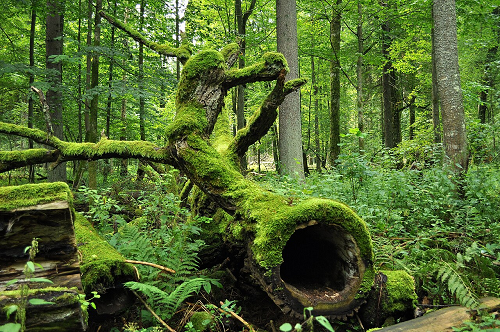
#> input picture module 7/lecture 1/Sample.png, 500 x 332 px
$ python edge_sketcher.py '../lecture 1/Sample.png'
#> lines starting #> are read from the running program, lines starting #| are printed output that depends on the picture
#> in main, img is the input picture: shape (332, 500, 3); mean B, G, R 47.1, 105.1, 81.6
#| Input shape : (332, 500, 3)
"""
edge_sketcher.py
----------------
Module 7 · Lecture 7.2 · Mastering the OpenCV Toolbox
Hands-on: The Edge Sketcher

Turn any photograph into a pencil-sketch image using a five-step classical
OpenCV pipeline:
    1. Convert to grayscale
    2. Invert the grayscale
    3. Apply a Gaussian blur to the inverted image
    4. Invert the blurred image again
    5. Blend back with the original grayscale using a color-dodge (cv2.divide)

A Canny edge map is also produced alongside the sketch, so the room can compare
a "soft" artistic edge response (the sketch) with a "hard" binary one (Canny).

No neural network. No GPU. Runs in milliseconds on any laptop.

Usage:
    python edge_sketcher.py path/to/photo.jpg
    python edge_sketcher.py path/to/portrait.jpg --outdir ./sketch_out --kernel 21

This writes five PNGs into the output directory so you can walk through the
pipeline one stage at a time:
    1_gray.png  2_inverted.png  3_blurred.png  4_sketch.png  5_canny.png

If no path is given, a sample image is downloaded so you can verify the install.
"""

import os
import argparse
from pathlib import Path
from urllib.request import urlretrieve

import cv2
import numpy as np


SAMPLE_URL = "https://ultralytics.com/images/zidane.jpg"


def ensure_sample(local_path: str = "zidane.jpg") -> str:
    if os.path.exists(local_path):
        return local_path
    print(f"Downloading sample image -> {local_path}")
    urlretrieve(SAMPLE_URL, local_path)
    return local_path


def pencil_sketch_stages(
    img_bgr: np.ndarray,
    kernel_size: int = 21,
    scale: float = 256.0,
    canny_lo: int = 50,
    canny_hi: int = 150,
) -> dict:
    """
    Run the pipeline and return EVERY intermediate stage, not just the result.

    This is the teaching version: it keeps each stage so you can save and
    inspect them. pencil_sketch() below is the thin "just give me the result"
    wrapper around it.

    Args:
        img_bgr: Input image in OpenCV's BGR format.
        kernel_size: Gaussian blur kernel. MUST be odd. Larger -> softer, more
                     impressionistic sketch. Smaller -> tighter, more detailed.
        scale: Divide scale. Higher -> brighter sketch. Lower -> darker.
        canny_lo: Lower Canny hysteresis threshold.
        canny_hi: Upper Canny hysteresis threshold.

    Returns:
        An ordered dict mapping stage name -> single-channel image:
            "gray", "inverted", "blurred", "sketch", "canny"
    """
#> called with kernel_size = 21, scale = 256, canny_lo = 50, canny_hi = 150
    if kernel_size % 2 == 0:
        raise ValueError(
            f"Gaussian kernel must be ODD. Got {kernel_size}. "
            "This is OpenCV's most common gotcha - every filter needs a defined center pixel."
        )

    # Step 1: grayscale — edges live in intensity, not color.
    gray = cv2.cvtColor(img_bgr, cv2.COLOR_BGR2GRAY)
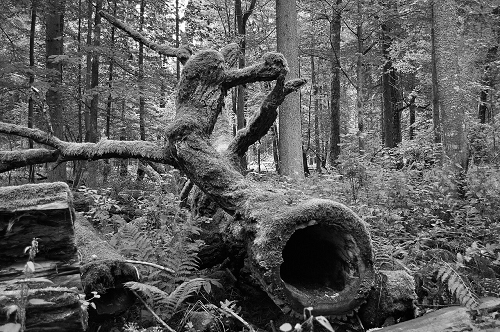
#> gray: shape (332, 500); min 0, max 255, mean 91.5

    # Step 2: invert — dark becomes light, light becomes dark.
    inverted = 255 - gray
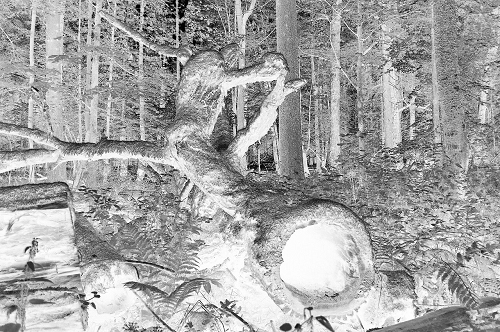
#> inverted: shape (332, 500); min 0, max 255, mean 163.5

    # Step 3: blur the inverted image. Kernel size controls "softness".
    blurred = cv2.GaussianBlur(inverted, (kernel_size, kernel_size), sigmaX=0)
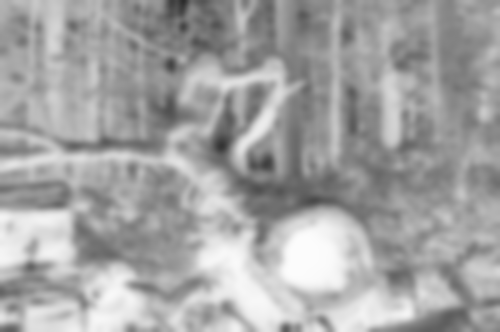
#> blurred: shape (332, 500); min 44, max 252, mean 163.5
    # blurred = cv2.medianBlur(inverted, 21)

    # Step 4: invert again so the blur acts as a "shadow map".
    inverted_blur = 255 - blurred
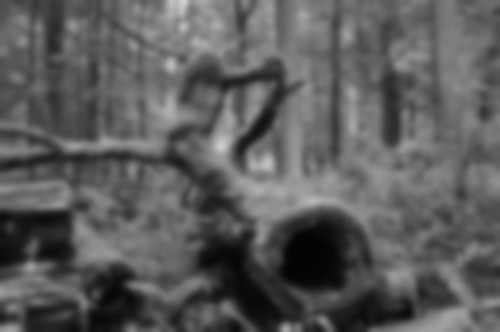
#> inverted_blur: shape (332, 500); min 3, max 211, mean 91.5

    # Step 5: color dodge — sketch = gray / inverted_blur * 256
    # cv2.divide handles uint8 saturation correctly.
    sketch = cv2.divide(gray, inverted_blur, scale=scale)
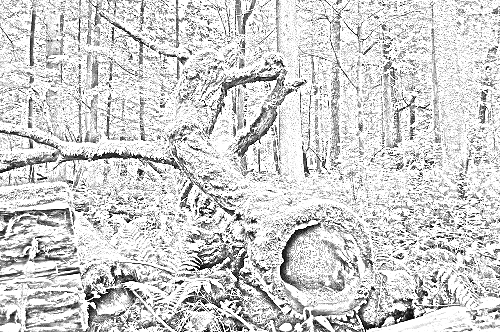
#> sketch: shape (332, 500); min 0, max 255, mean 208.1

    # Bonus: a classic Canny edge map for side-by-side comparison.
    # Canny runs on the plain grayscale and returns a binary (0/255) edge image.
    canny = cv2.Canny(gray, canny_lo, canny_hi)
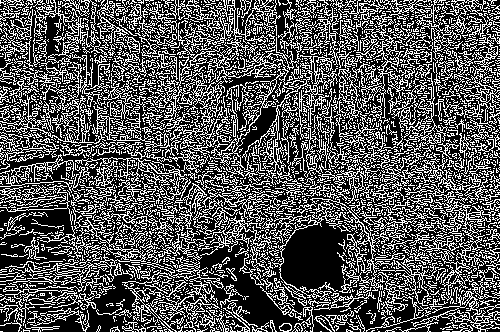
#> canny: shape (332, 500); 33.7% white in thin lines or dots

    return {
        "gray": gray,
        "inverted": inverted,
        "blurred": blurred,
        "sketch": sketch,
        "canny": canny,
    }


def pencil_sketch(
    img_bgr: np.ndarray, kernel_size: int = 21, scale: float = 256.0
) -> np.ndarray:
    """
    Convenience wrapper: run the pipeline and return ONLY the final
    single-channel pencil-sketch image, same H/W as the input.
    """
    return pencil_sketch_stages(img_bgr, kernel_size=kernel_size, scale=scale)["sketch"]


# Stage name -> output filename, in the order students should open them.
STAGE_FILENAMES = {
    "gray": "1_gray.png",
    "inverted": "2_inverted.png",
    "blurred": "3_blurred.png",
    "sketch": "4_sketch.png",
    "canny": "5_canny.png",
}


def main():
    parser = argparse.ArgumentParser(description="Classical OpenCV pencil sketch generator.")
    parser.add_argument("path", nargs="?", default=None,
                        help="Input image path. Downloads a sample if omitted.")
    parser.add_argument("--outdir", default="./sketch_out",
                        help="Directory for the five stage PNGs (default: ./sketch_out).")
    parser.add_argument("--kernel", type=int, default=21,
                        help="Gaussian blur kernel size — must be odd. Default 21.")
    parser.add_argument("--scale", type=float, default=256.0,
                        help="Divide scale; raises brightness of the sketch. Default 256.")
    parser.add_argument("--canny-lo", type=int, default=50,
                        help="Lower Canny hysteresis threshold. Default 50.")
    parser.add_argument("--canny-hi", type=int, default=150,
                        help="Upper Canny hysteresis threshold. Default 150.")
    args = parser.parse_args()

    image_path = args.path or ensure_sample()
    img = cv2.imread(image_path)
    if img is None:
        raise SystemExit(f"cv2.imread returned None. Check the path: {image_path}")

    print(f"Input shape : {img.shape}")
    print(f"Kernel size : {args.kernel}")
    print(f"Scale       : {args.scale}")

    stages = pencil_sketch_stages(
        img,
        kernel_size=args.kernel,
        scale=args.scale,
        canny_lo=args.canny_lo,
        canny_hi=args.canny_hi,
    )
#> stages = 5 items

    # Write every stage so the pipeline is visible one image at a time.
    outdir = Path(args.outdir)
    outdir.mkdir(parents=True, exist_ok=True)
    for stage, fname in STAGE_FILENAMES.items():
        cv2.imwrite(str(outdir / fname), stages[stage])
        print(f"  wrote {fname}")

    print(f"\nSaved 5 stage images -> {outdir.resolve()}")
    print("Open them in order: 1_gray -> 2_inverted -> 3_blurred -> 4_sketch -> 5_canny.")
    print("4_sketch.png is the payoff - show it last.")
    print("\nTry it: re-run with --kernel 5 for a tight sketch, --kernel 51 for a loose one.")


if __name__ == "__main__":
    main()
